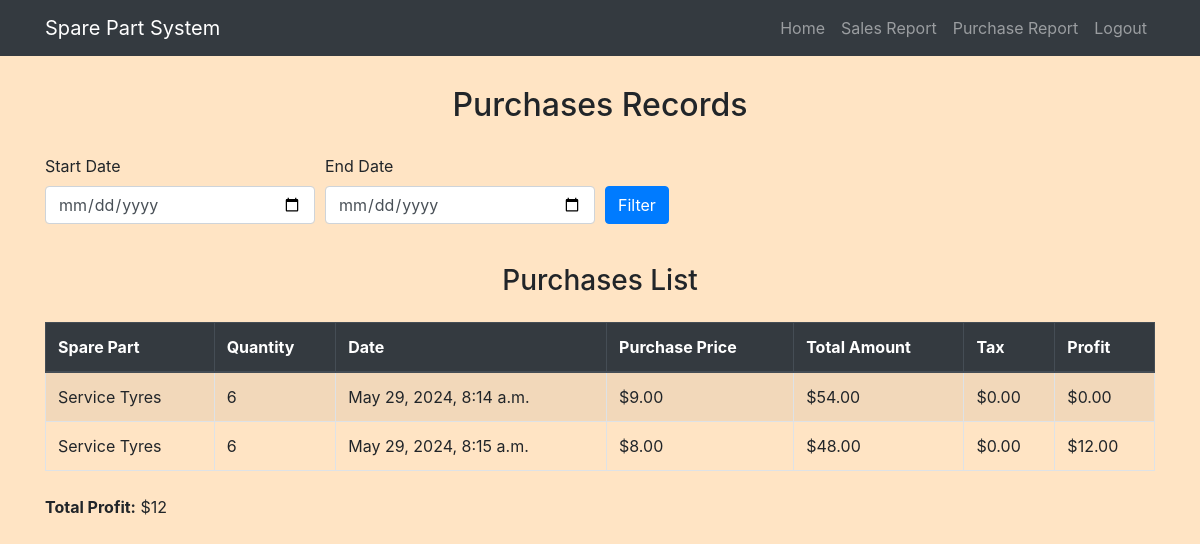
Before: /purchases/ (signed in) with the older database file.
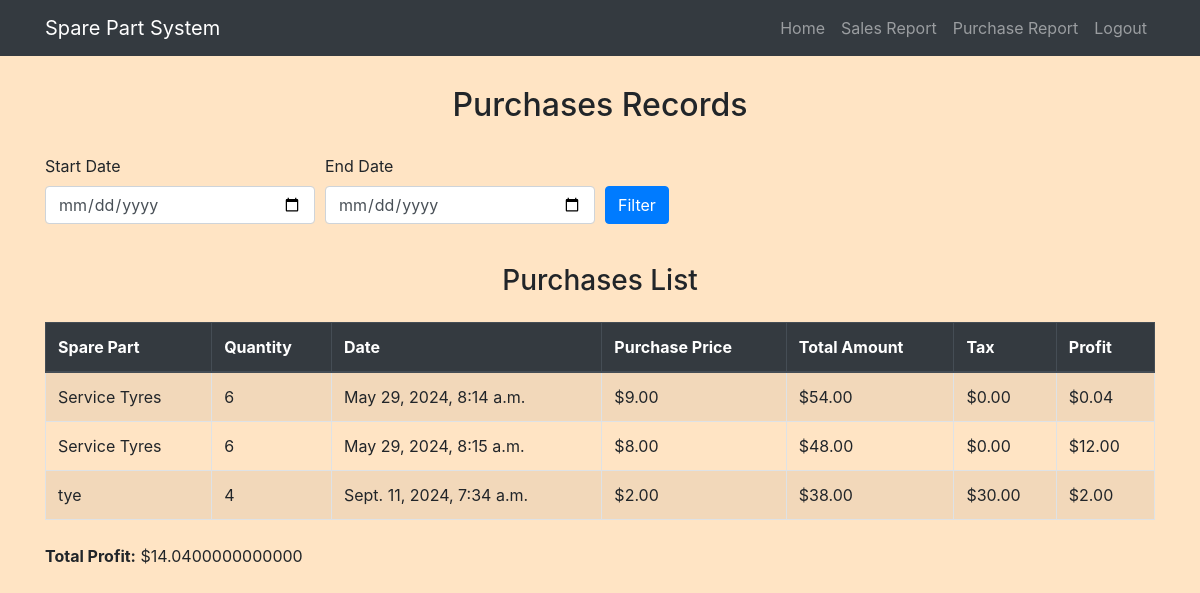
After: the same page with the newer database file.
### myapp/models.py (models this page shows, shortened)
class Purchase(models.Model):
    spare_part = models.ForeignKey(SparePart, on_delete=models.CASCADE)
    quantity = models.PositiveIntegerField()
    date = models.DateTimeField(auto_now_add=True)
    purchase_price = models.DecimalField(max_digits=10, decimal_places=2 , default=0)
    total_amount = models.DecimalField(max_digits=10, decimal_places=2)
    tax = models.DecimalField(max_digits=10, decimal_places=2, default=0)
    profit = models.DecimalField(max_digits=10, decimal_places=2, default=0)

class SparePart(models.Model):
    category = models.ForeignKey(SparePartCategory, on_delete=models.CASCADE, related_name='spare_parts')
    name = models.CharField(max_length=100)
    part_number = models.CharField(max_length=100, unique=True)
    description = models.TextField(blank=True, null=True)
    price = models.DecimalField(max_digits=10, decimal_places=2)  # Selling price
    stock = models.PositiveIntegerField(default=0)
    image = models.ImageField(upload_to='spare_parts/', blank=True, null=True)

### myapp/views.py (the view)
# urls.py: path('purchases/', views.purchases_records, name='purchases_records'),
@login_required
def purchases_records(request):
    start_date = request.GET.get('start_date')
    end_date = request.GET.get('end_date')
    if start_date and end_date:
        start_date = parse_date(start_date)
        end_date = parse_date(end_date)
        purchases = Purchase.objects.filter(date__range=[start_date, end_date])
    else:
        purchases = Purchase.objects.all()
    total_profit = purchases.aggregate(total_profit=Sum('profit'))['total_profit'] or 0
    context = {
        'purchases': purchases,
        'total_profit': total_profit,
        'start_date': start_date,
        'end_date': end_date
    }
    return render(request, 'purchases_records.html', context)

### myapp/templates/purchases_records.html (shortened to what this page needs)
{% extends 'base.html' %}
{% block content %}
<h2>Purchases Records</h2>
<form method="get" action="{% url 'purchases_records' %}">
    <div class="form-row">
        <div class="form-group col-md-3">
            <label for="start_date">Start Date</label>
            <input type="date" class="form-control" id="start_date" name="start_date" value="{{ start_date }}">
        </div>
        <div class="form-group col-md-3">
            <label for="end_date">End Date</label>
            <input type="date" class="form-control" id="end_date" name="end_date" value="{{ end_date }}">
        </div>
        <div class="form-group col-md-3 align-self-end">
            <button type="submit" class="btn btn-primary">Filter</button>
        </div>
    </div>
</form>
<h3 class="my-4">Purchases List</h3>
<div class="table-responsive">
    <table class="table table-striped table-bordered">
        <thead class="thead-dark">
            <tr>
                <th>Spare Part</th>
                <th>Quantity</th>
                <th>Date</th>
                <th>Purchase Price</th>
                <th>Total Amount</th>
                <th>Tax</th>
                <th>Profit</th>
            </tr>
        </thead>
        <tbody>
            {% for purchase in purchases %}
                <tr>
                    <td>{{ purchase.spare_part.name }}</td>
                    <td>{{ purchase.quantity }}</td>
                    <td>{{ purchase.date }}</td>
                    <td>${{ purchase.purchase_price }}</td>
                    <td>${{ purchase.total_amount }}</td>
                    <td>${{ purchase.tax }}</td>
                    <td>${{ purchase.profit }}</td>
                </tr>
            {% empty %}
                <tr>
                    <td colspan="7" class="text-center">No purchase records found.</td>
                </tr>
            {% endfor %}
        </tbody>
    </table>
    <div class="my-4">
        <strong>Total Profit:</strong> ${{ total_profit }}
    </div>
</div>
{% endblock content %}

### myapp/templates/base.html (shortened to what this page needs)
<!DOCTYPE html>
<html lang="en">
<head>
    <link href="https://stackpath.bootstrapcdn.com/bootstrap/4.5.2/css/bootstrap.min.css" rel="stylesheet">
</head>
<body>
<nav class="navbar navbar-expand-lg navbar-dark bg-dark">
    <div class="container">
        <a class="navbar-brand" href="{% url 'index' %}">Spare Part System</a>
        <div class="collapse navbar-collapse" id="navbarNav">
            <ul class="navbar-nav ml-auto">
                {% if user.is_authenticated %}
                    <li class="nav-item">
                        <a class="nav-link" href="{% url 'home' %}">Home</a>
                    </li>
                    <li class="nav-item">
                        <a class="nav-link" href="{% url 'sales_records' %}">Sales Report</a>
                    </li>
                    <li class="nav-item">
                        <a class="nav-link" href="{% url 'purchases_records' %}">Purchase Report</a>
                    </li>
                    <li class="nav-item">
                        <a class="nav-link" href="{% url 'logout' %}">Logout</a>
                    </li>
                {% else %}
                    <li class="nav-item">
                        <a class="nav-link" href="{% url 'index' %}">Login</a>
                    </li>
                {% endif %}
            </ul>
        </div>
    </div>
</nav>
<div class="container">
    {% block content %}
    {% endblock content %}
</div>
</body>
</html>

### myapp/templates/base.html (style rules this page uses)
body { background-color: bisque; }
h1,h2,h3,h4,h5 { text-align: center; margin: 30px; }

Changed rows visible on the page:
changed Purchase "May 29, 2024, 8:14 a.m.": profit "0.00" → "0.04"
added Purchase: spare_part.name "tye", quantity "4", date "Sept. 11, 2024, 7:34 a.m.", purchase_price "2.00", total_amount "38.00", tax "30.00", profit "2.00"
Other visible differences:
{{ total_profit }}: "12" → "14.0400000000000"
